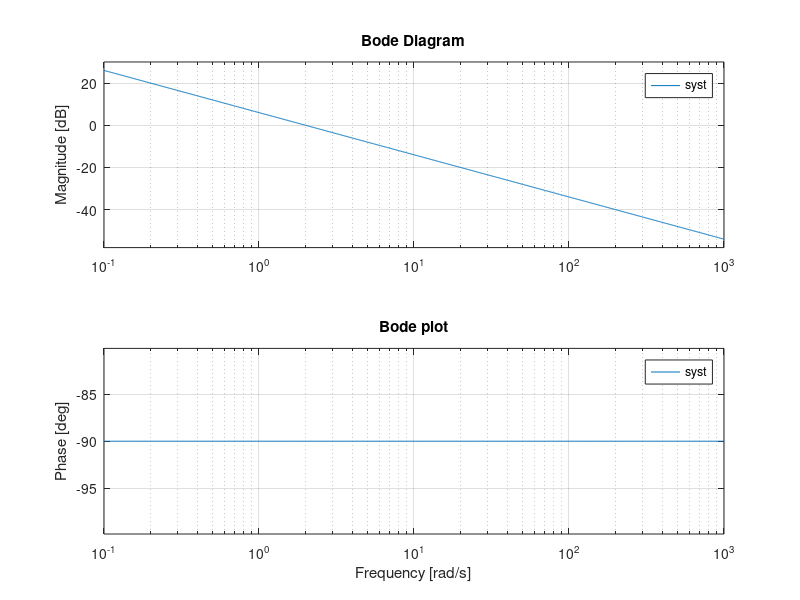

Reproduce this figure in MATLAB.
clear; clc; close all;

% DE: 5 dy(t)/dt = 10*u(t)
% H(s) (TF) = 2 / s

num = 2;
denom = [1 0];
syst = tf(num, denom);

t = 0:0.01:20; % time vector from 0 to 20 seconds 

% Impulse response
imp = impulse(syst, t); % matlab function
hand_imp = 2 * ones(size(t)); % handwritten result 

% Step response
step = step(syst, t); % matlab function
hand_step = 2 * t; % handwritten result 

% plot impulse and step
subplot(2,2,4);
plot(t, imp, 'b', 'Linewidth', 2); hold on;
plot(t, step, 'r', 'Linewidth', 2);
plot(t, hand_imp, 'r--', 'LineWidth', 3); %dotted to show that both lines printed
plot(t, hand_step, 'b--', 'LineWidth', 3);
xlabel('Time (s)');
ylabel('Amplitude');
title('Step and impulse responses');
grid on;
ylim([0 20]);

% plot nyquist
subplot(2,2,2);
nyquist(syst);
title('Nyquist Diagram');
grid on;

% plot bode
subplot(2,2,[1 3]);
bode(syst);
title('Bode plot');
grid on;


